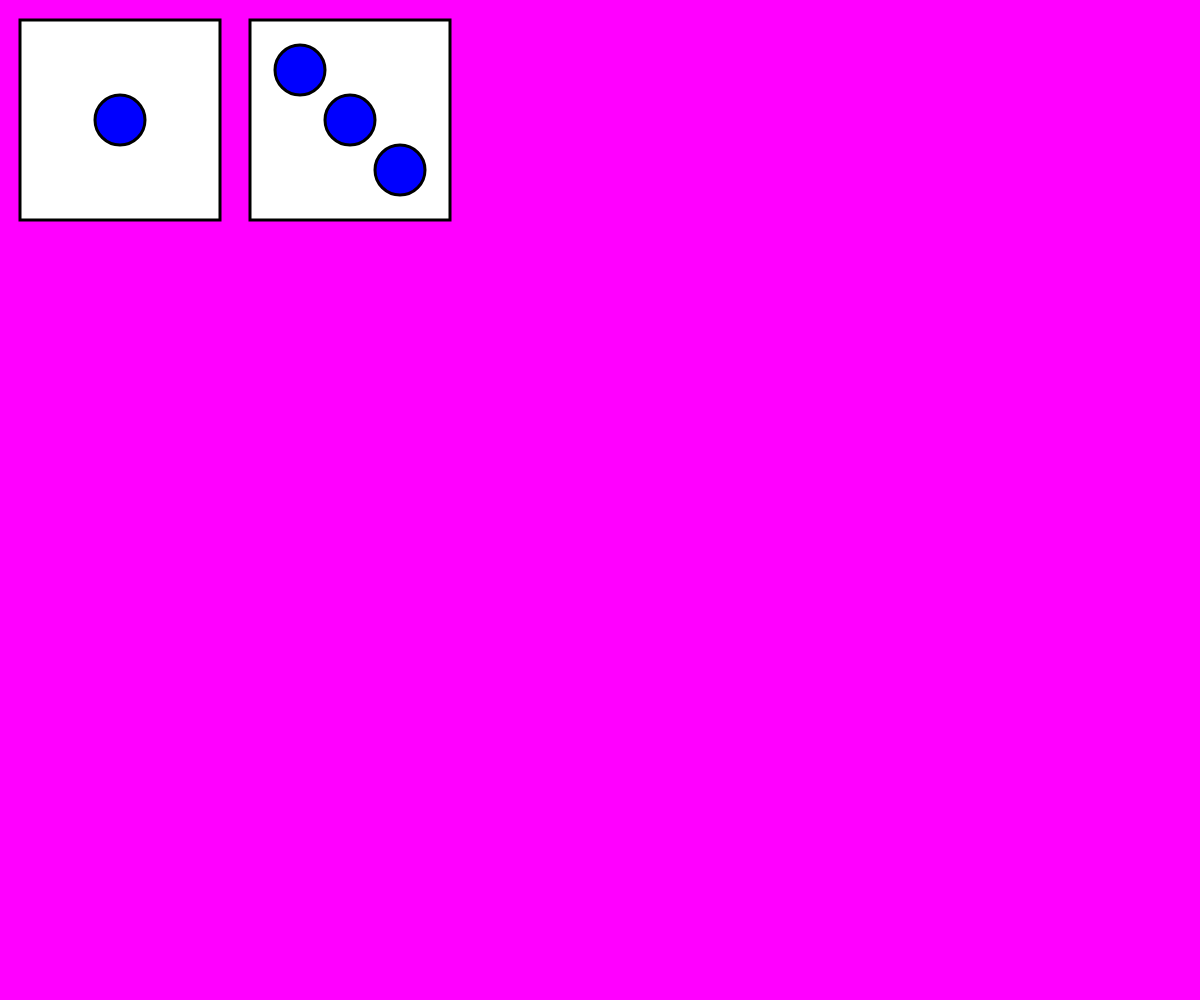
Frame 1 (no input)
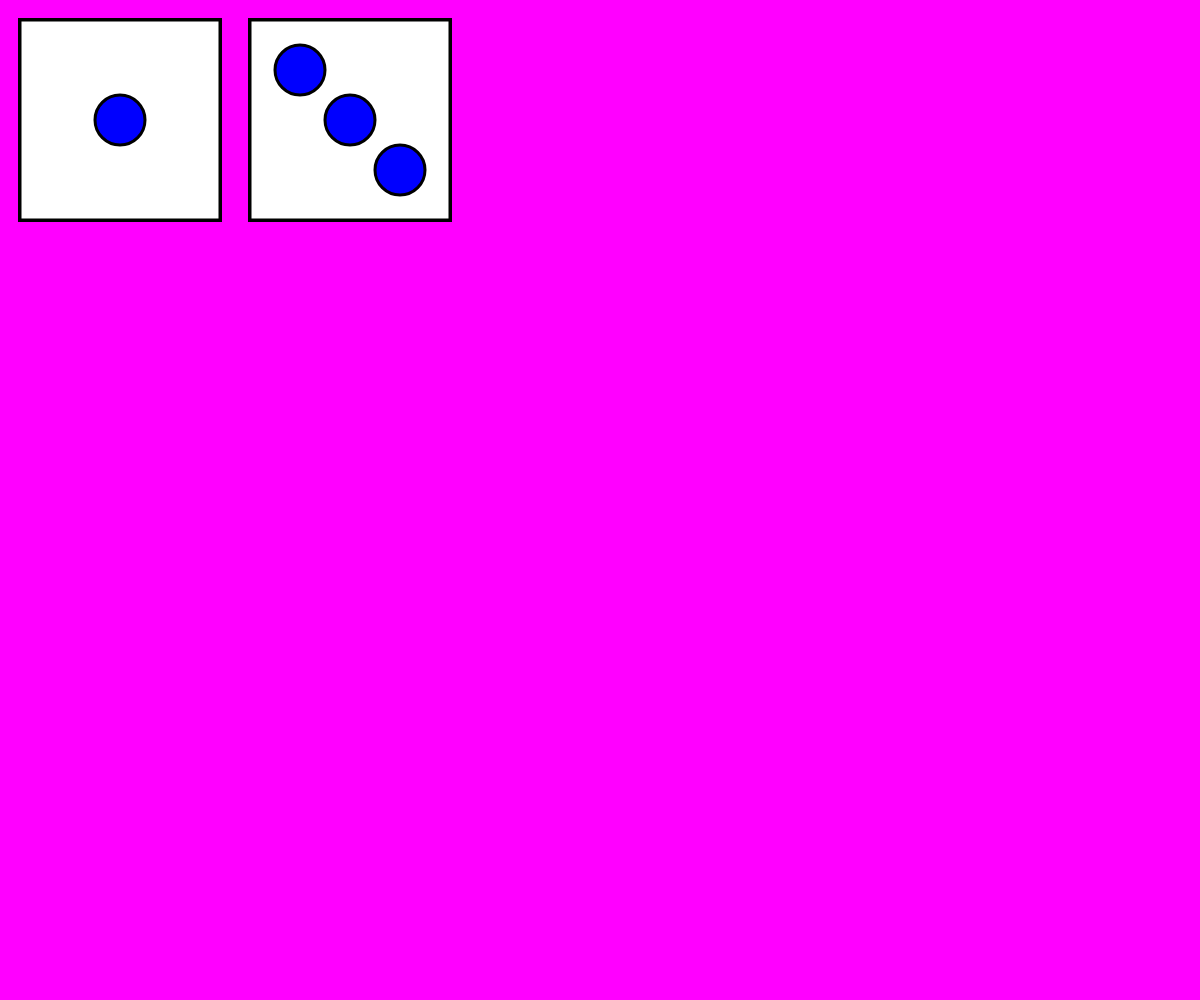
Frame 60 (no input)
Frame 120 (the mouse pressed at the canvas centre since frame 60): identical to frame 60, image omitted

The p5.js sketch that drew these frames (run headless with seeded random() and noise() and a simulated clock; from frame 60 on, the mouse is pressed at the canvas centre):

// p5.js sketch
// ── sketch.js
function setup() {
	createCanvas(windowWidth, windowHeight);
	background(255, 0, 255);
}

function draw() {
	strokeWeight(3);
	stroke(0);
	fill(255);
	rect(20, 20, 200, 200);
	fill('blue');
	ellipse(120, 120, 50, 50);
	fill(255);
	rect(250, 20, 200, 200);
	fill('blue');
	ellipse(300, 70, 50, 50);
	ellipse(350, 120, 50, 50);
	ellipse(400, 170, 50, 50);
}
